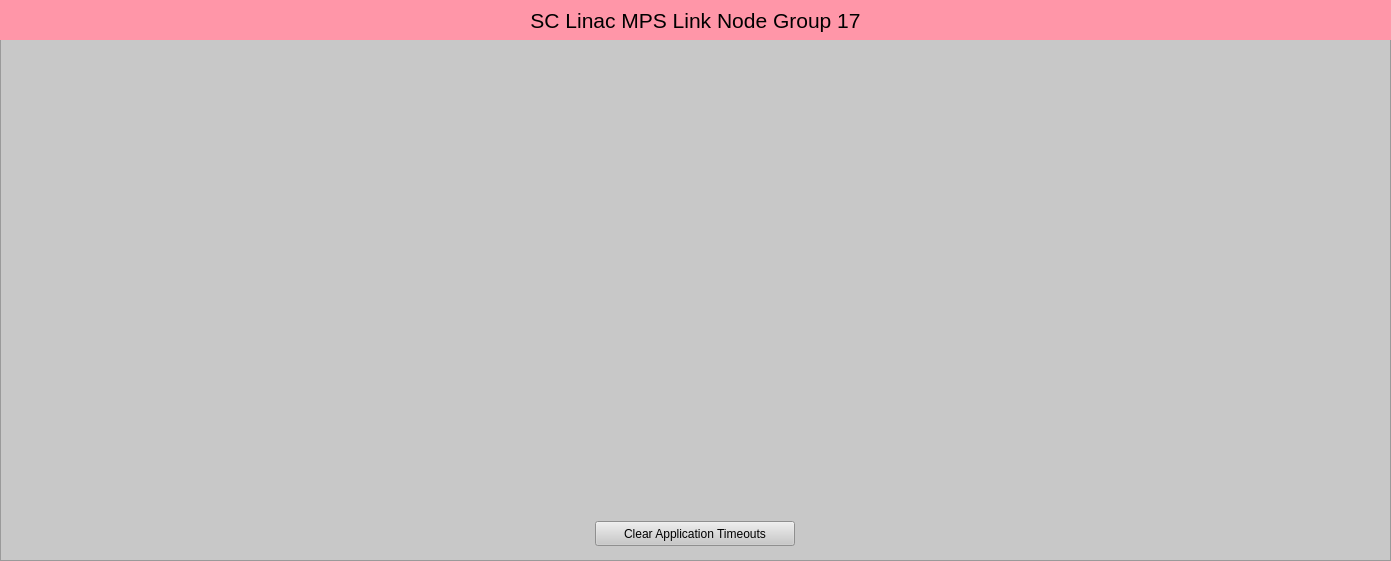
<?xml version="1.0" encoding="UTF-8"?>
<ui version="4.0">
 <class>Form</class>
 <widget class="QWidget" name="Form">
  <property name="geometry">
   <rect>
    <x>0</x>
    <y>0</y>
    <width>1391</width>
    <height>561</height>
   </rect>
  </property>
  <property name="windowTitle">
   <string>SC Linac MPS Link Node Group 17</string>
  </property>
  <widget class="QFrame" name="frame">
   <property name="geometry">
    <rect>
     <x>0</x>
     <y>0</y>
     <width>1391</width>
     <height>561</height>
    </rect>
   </property>
   <property name="styleSheet">
    <string notr="true">background-color: rgb(200, 200, 200);</string>
   </property>
   <property name="frameShape">
    <enum>QFrame::StyledPanel</enum>
   </property>
   <property name="frameShadow">
    <enum>QFrame::Raised</enum>
   </property>
   <widget class="QLabel" name="label">
    <property name="geometry">
     <rect>
      <x>0</x>
      <y>0</y>
      <width>1391</width>
      <height>40</height>
     </rect>
    </property>
    <property name="font">
     <font>
      <pointsize>16</pointsize>
     </font>
    </property>
    <property name="styleSheet">
     <string notr="true">background-color: rgb(255, 150, 168);</string>
    </property>
    <property name="text">
     <string>SC Linac MPS Link Node Group 17</string>
    </property>
    <property name="alignment">
     <set>Qt::AlignCenter</set>
    </property>
   </widget>
   <widget class="PyDMEmbeddedDisplay" name="PyDMEmbeddedDisplay">
    <property name="geometry">
     <rect>
      <x>696</x>
      <y>280</y>
      <width>457</width>
      <height>230</height>
     </rect>
    </property>
    <property name="toolTip">
     <string/>
    </property>
    <property name="macros" stdset="0">
     <string>{"P":"MPLN:LTUS:MP02:1","CN":"SIOC:SYS0:MP02","AID":"0","SLOT_FILE":"LinkNode204_slot.ui","P_IN":"SIOC:SYS0:MP02","PGP":"5","LN":"204","TYPE":"REM","LOCA":"LTUS","IOC_UNIT":"MP02","INST":"1","VIS":"1","P_IN2":"SIOC:SYS0:MP02","TEXT":"CN B005"}</string>
    </property>
    <property name="filename" stdset="0">
     <string>$PYDM/mps/mps_crate_link.ui</string>
    </property>
   </widget>
   <widget class="PyDMEmbeddedDisplay" name="PyDMEmbeddedDisplay">
    <property name="geometry">
     <rect>
      <x>239</x>
      <y>280</y>
      <width>457</width>
      <height>230</height>
     </rect>
    </property>
    <property name="toolTip">
     <string/>
    </property>
    <property name="macros" stdset="0">
     <string>{"P":"MPLN:LTUS:MP03:1","CN":"SIOC:SYS0:MP02","AID":"0","SLOT_FILE":"LinkNode205_slot.ui","P_IN":"MPLN:LTUS:MP02:1","PGP":"0","LN":"205","TYPE":"LOC","LOCA":"LTUS","IOC_UNIT":"MP03","INST":"1","VIS":"0","P_IN2":"MPLN:LTUS:MP02:1","TEXT":"LN Rx"}</string>
    </property>
    <property name="filename" stdset="0">
     <string>$PYDM/mps/mps_crate_link.ui</string>
    </property>
   </widget>
   <widget class="PyDMEmbeddedDisplay" name="PyDMEmbeddedDisplay">
    <property name="geometry">
     <rect>
      <x>924</x>
      <y>50</y>
      <width>457</width>
      <height>230</height>
     </rect>
    </property>
    <property name="toolTip">
     <string/>
    </property>
    <property name="macros" stdset="0">
     <string>{"P":"MPLN:LTUS:MP04:1","CN":"SIOC:SYS0:MP02","AID":"0","SLOT_FILE":"LinkNode206_slot.ui","P_IN":"MPLN:LTUS:MP03:1","PGP":"0","LN":"206","TYPE":"LOC","LOCA":"LTUS","IOC_UNIT":"MP04","INST":"1","VIS":"0","P_IN2":"MPLN:LTUS:MP03:1","TEXT":"LN Rx"}</string>
    </property>
    <property name="filename" stdset="0">
     <string>$PYDM/mps/mps_crate_link.ui</string>
    </property>
   </widget>
   <widget class="PyDMEmbeddedDisplay" name="PyDMEmbeddedDisplay">
    <property name="geometry">
     <rect>
      <x>467</x>
      <y>50</y>
      <width>457</width>
      <height>230</height>
     </rect>
    </property>
    <property name="toolTip">
     <string/>
    </property>
    <property name="macros" stdset="0">
     <string>{"P":"MPLN:UNDS:MP01:1","CN":"SIOC:SYS0:MP02","AID":"0","SLOT_FILE":"LinkNode208_slot.ui","P_IN":"MPLN:LTUS:MP04:1","PGP":"0","LN":"208","TYPE":"LOC","LOCA":"UNDS","IOC_UNIT":"MP01","INST":"1","VIS":"0","P_IN2":"MPLN:LTUS:MP04:1","TEXT":"LN Rx"}</string>
    </property>
    <property name="filename" stdset="0">
     <string>$PYDM/mps/mps_crate_link.ui</string>
    </property>
   </widget>
   <widget class="PyDMEmbeddedDisplay" name="PyDMEmbeddedDisplay">
    <property name="geometry">
     <rect>
      <x>10</x>
      <y>50</y>
      <width>457</width>
      <height>230</height>
     </rect>
    </property>
    <property name="toolTip">
     <string/>
    </property>
    <property name="macros" stdset="0">
     <string>{"P":"MPLN:LTUS:MP06:1","CN":"SIOC:SYS0:MP02","AID":"0","SLOT_FILE":"LinkNode209_slot.ui","P_IN":"MPLN:UNDS:MP01:1","PGP":"0","LN":"209","TYPE":"LOC","LOCA":"LTUS","IOC_UNIT":"MP06","INST":"1","VIS":"0","P_IN2":"MPLN:UNDS:MP01:1","TEXT":"LN Rx"}</string>
    </property>
    <property name="filename" stdset="0">
     <string>$PYDM/mps/mps_crate_link.ui</string>
    </property>
   </widget>
   <widget class="PyDMDrawingImage" name="PyDMDrawingImage">
    <property name="geometry">
     <rect>
      <x>10</x>
      <y>509</y>
      <width>250</width>
      <height>50</height>
     </rect>
    </property>
    <property name="toolTip">
     <string/>
    </property>
    <property name="styleSheet">
     <string notr="true">background-color: rgb(200, 200, 200);</string>
    </property>
    <property name="filename" stdset="0">
     <string>$PYDM/mps/lcls_mps_lockup_sidebyside_digital.png</string>
    </property>
   </widget>
   <widget class="PyDMPushButton" name="PyDMPushButton">
    <property name="geometry">
     <rect>
      <x>595</x>
      <y>521</y>
      <width>200</width>
      <height>25</height>
     </rect>
    </property>
    <property name="toolTip">
     <string/>
    </property>
    <property name="text">
     <string>Clear Application Timeouts</string>
    </property>
    <property name="channel" stdset="0">
     <string>ca://SIOC:SYS0:MP02:TO_ERR_CLR</string>
    </property>
    <property name="pressValue" stdset="0">
     <string>1</string>
    </property>
    <property name="releaseValue" stdset="0">
     <string>0</string>
    </property>
   </widget>
  </widget>
 </widget>
 <customwidgets>
  <customwidget>
   <class>PyDMEmbeddedDisplay</class>
   <extends>QFrame</extends>
   <header>pydm.widgets.embedded_display</header>
  </customwidget>
  <customwidget>
   <class>PyDMPushButton</class>
   <extends>QPushButton</extends>
   <header>pydm.widgets.pushbutton</header>
  </customwidget>
  <customwidget>
   <class>PyDMDrawingImage</class>
   <extends>QWidget</extends>
   <header>pydm.widgets.drawing</header>
  </customwidget>
 </customwidgets>
 <resources/>
 <connections/>
</ui>
